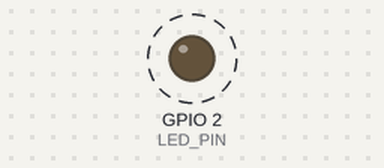
The program below on a simulated ESP8266 (Wemos D1 mini). Shown: output pins drawn as LEDs (lit = HIGH). Dashed ring = blinking. WiFi joins after 1.5 s; servers stay silent unless stated; what the program prints to the serial monitor is not drawn.

Above: at 5.57 s.
Timing chart, 0 to 8.6 s (numbered marks = the images above):
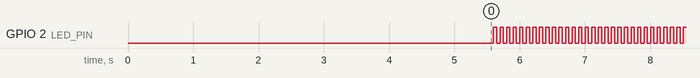

The program:

main.cpp
```cpp
#include <Arduino.h>
#include <ESP8266WiFi.h>
#include <WiFiUDP.h>
#include <stdlib.h>
#include "I2Cdev.h"
#include "MPU6050.h"
#if I2CDEV_IMPLEMENTATION == I2CDEV_ARDUINO_WIRE
#include "Wire.h"
#endif

#define LED_PIN LED_BUILTIN

const char* ssid = "AndroidAP";
const char* password = "klein1234";

bool blinkState = false;
bool motion;

WiFiUDP Udp;
const IPAddress outIp(192, 168, 43, 56);
const unsigned int outPort = 2020;

// class default I2C address is 0x68
// specific I2C addresses may be passed as a parameter here
// AD0 low = 0x68 (default for InvenSense evaluation board)
// AD0 high = 0x69
MPU6050 accelgyro;
//MPU6050 accelgyro(0x69); // <-- use for AD0 high


void sendUdpPacket(const char* msg)
{
    Udp.beginPacket(outIp, outPort);
    Udp.write(msg);
    Udp.endPacket();
}

void program()
{
  motion = accelgyro.getIntMotionStatus();

  if (motion) {
    sendUdpPacket("move");
  }

  delay(50);

  // blink LED to indicate activity
  blinkState = !blinkState;
  digitalWrite(LED_PIN, blinkState);
}


void setup() {
  pinMode(LED_PIN, OUTPUT);

  Serial.begin(9600);
  //Serial.setDebugOutput(true);

  for (uint8_t t = 4; t > 0; t--)
  {
    Serial.printf("WAIT %d...\n", t);
    Serial.flush();
    delay(1000);
  }

  WiFi.mode(WIFI_STA);

  // Connect to WiFi network
  Serial.println();
  Serial.println();
  Serial.print("Connecting to ");
  Serial.println(ssid);

  // Set the hostname
  WiFi.hostname("web-blink");
  WiFi.begin(ssid, password);

  while (WiFi.status() != WL_CONNECTED) {
    delay(500);
    Serial.print(".");
  }
  Serial.println("");
  Serial.println("WiFi connected");

  //Begin I2C data transfer
  //Wire.begin(D1, D2);                 // SCL <==> D1 , SDA <==> D2
  Wire.begin(4, 5);                 // SCL <==> D1 , SDA <==> D2

  // initialize device
  Serial.println("Initializing I2C devices...");
  accelgyro.initialize();

  accelgyro.setAccelerometerPowerOnDelay(3);
  accelgyro.setIntZeroMotionEnabled(false);
  accelgyro.setDHPFMode(1);

  accelgyro.setMotionDetectionThreshold(5);
  accelgyro.setMotionDetectionDuration(25);

  accelgyro.setZeroMotionDetectionThreshold(10);
  accelgyro.setZeroMotionDetectionDuration(5);

  // verify connection
  Serial.println("Testing device connections...");
  Serial.println(accelgyro.testConnection() ? "MPU6050 connection successful" : "MPU6050 connection failed");

  pinMode(LED_PIN, OUTPUT);
 }

 void loop()
 {
   if (WiFi.status() == WL_CONNECTED) {
     program();
   } else {
     Serial.println("Unable to connect wifi");
   }
 }
```

Measured:
- by itself, GPIO 2 (LED_PIN): alternates HIGH for 0.05 s and LOW for 0.05 s
